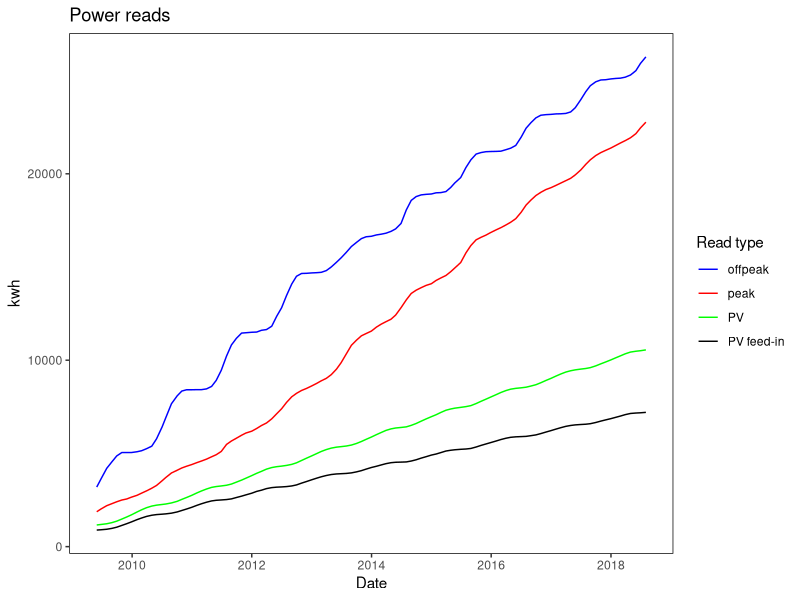
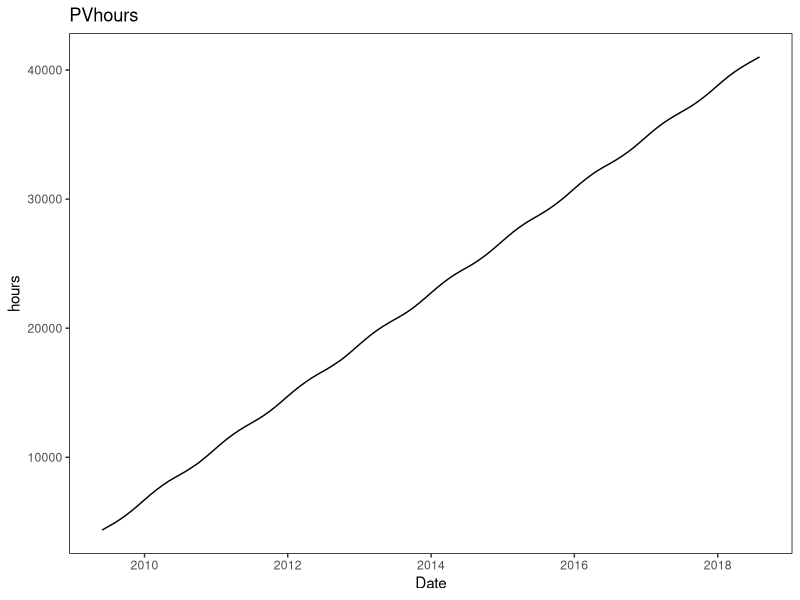
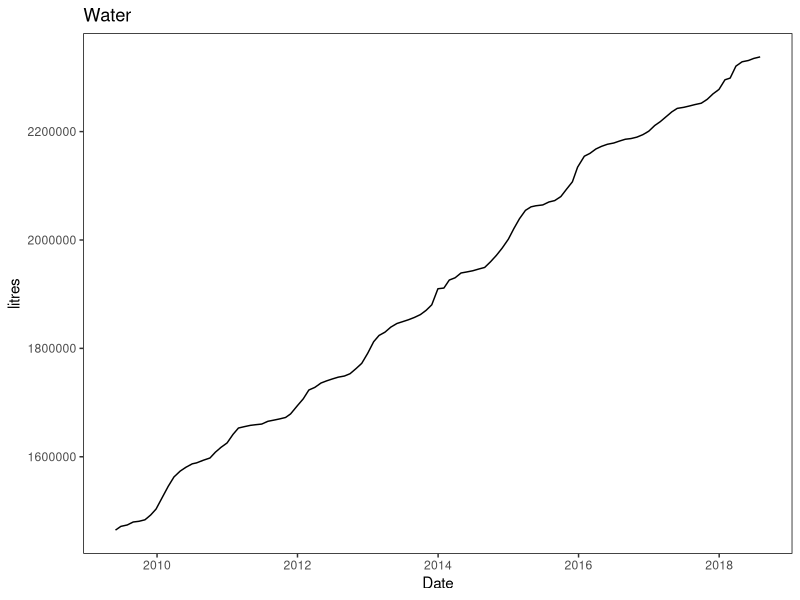
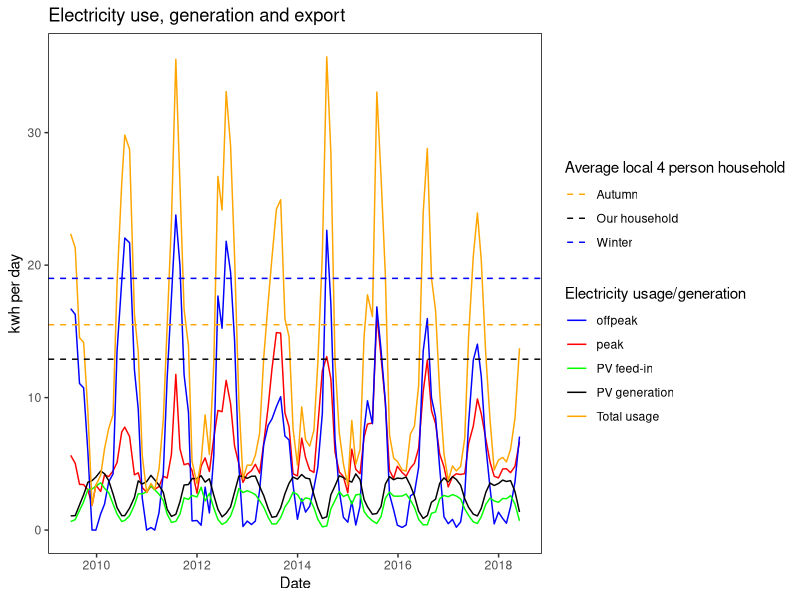
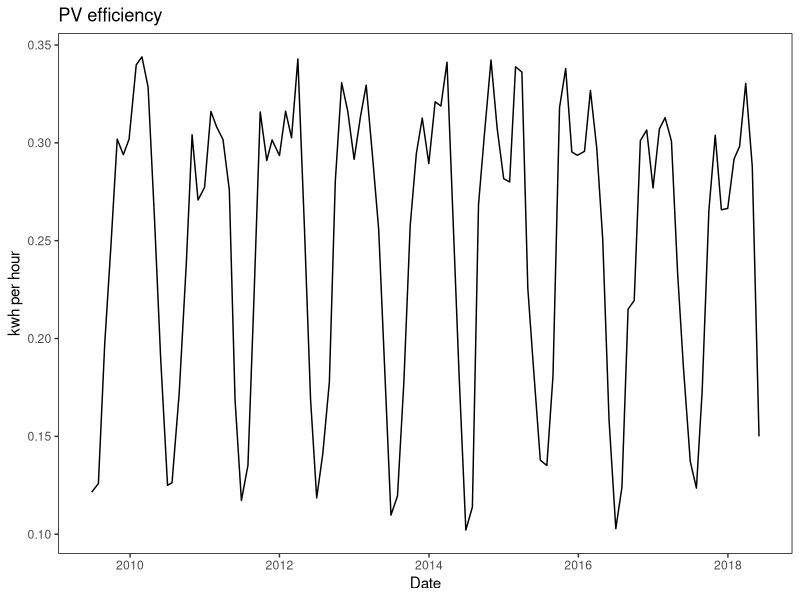
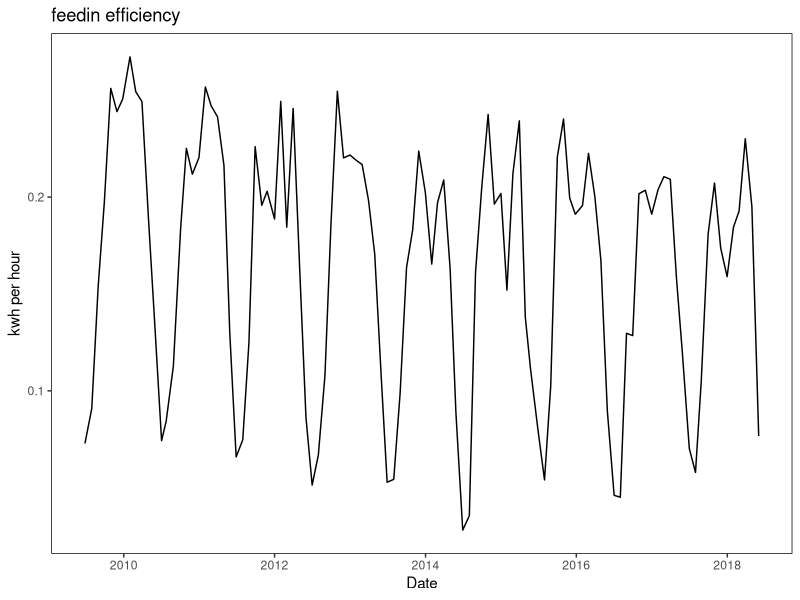
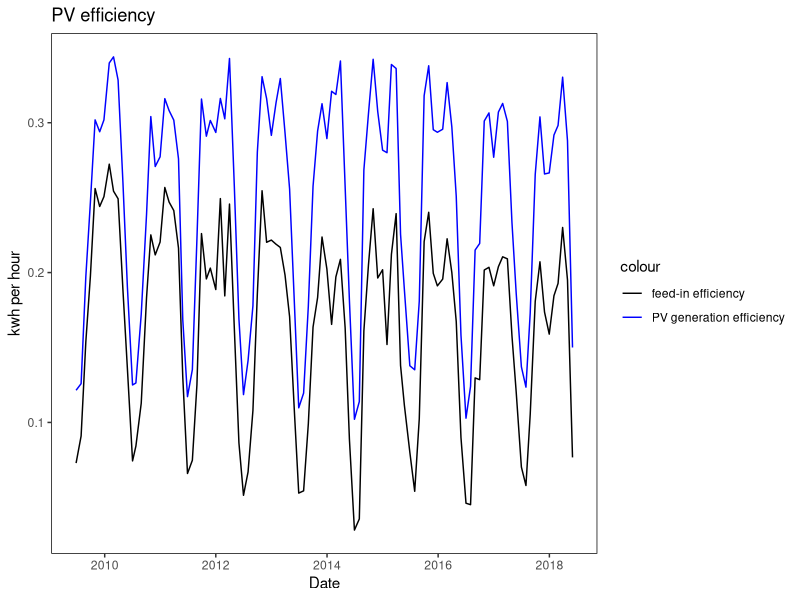
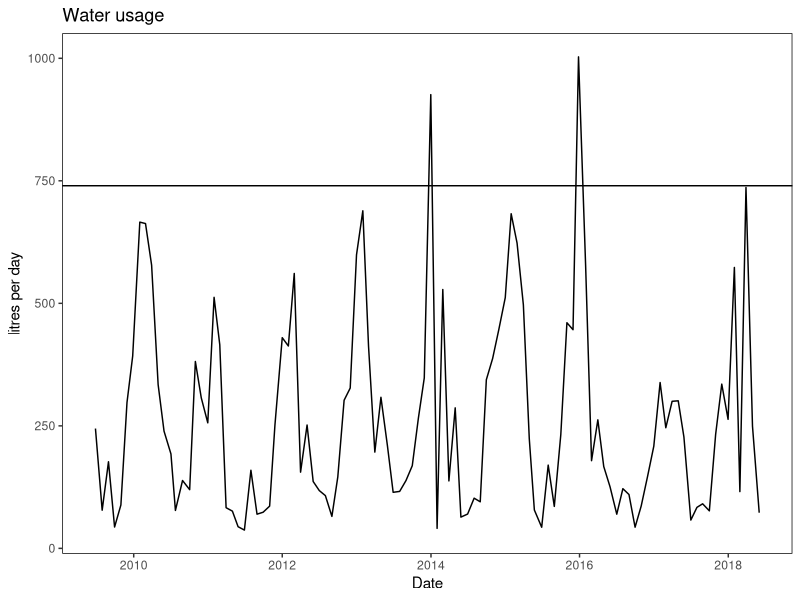

Here is the R script that generated these plots, in order:
library(tidyverse)

meterreads <- read_csv("data/meterreads.csv")
meterreads

#plot power reads i.e. peak, offpeak and PV

ggplot(meterreads, aes(x = date)) + 
  geom_line(aes(y = peak_reading, colour = "peak")) +
  geom_line(aes(y = offpeak_reading, colour = "offpeak")) +
  geom_line(aes(y = PV_reading, colour = "PV")) +
  geom_line(aes(y = feedin_reading, colour = "PV feed-in")) +
  labs(x = "Date", y = "kwh", title = "Power reads", colour = "Read type") +
  scale_color_manual(values = c("blue","red","green","black")) +
  theme(panel.background = element_rect(fill = "white"),
        panel.border = element_rect(fill = NA))

# plot PV hours in a seperate graph

ggplot(meterreads, aes(x = date, y = PVhours_reading)) +
  geom_line() +
  labs(x = "Date", y = "hours", title = "PVhours") +
  theme(panel.background = element_rect(fill = "white"),
        panel.border = element_rect(fill = NA))

# plot water reading in a seperate graph

ggplot(meterreads, aes(x = date, y = water_reading)) + 
  geom_line() +
  labs(x = "Date", y = "litres", title = "Water") +
  theme(panel.background = element_rect(fill = "white"),
        panel.border = element_rect(fill = NA))

# make a new tibble called 'usage' from 'meterreads' and
# add a column called peak_usage by using mutate and lag
# mutate makes a new column called peak_usage by starting with peak_reading and subtracting a value
# this value is also from the peak_reading column, but by using lag it is from the previous row.

usage <- meterreads %>% 
  mutate(peak_usage = peak_reading - 
           lag(peak_reading, default = first(peak_reading)))

# now repeat the process for the other readings

usage <- usage %>% 
  mutate(offpeak_usage = offpeak_reading -
           lag(offpeak_reading, default = first(offpeak_reading)))

usage <- usage %>% 
  mutate(feedin_usage = feedin_reading -
           lag(feedin_reading, default = first(feedin_reading)))

usage <- usage %>% 
  mutate(PV_usage = PV_reading -
           lag(PV_reading, default = first(PV_reading)))

usage <- usage %>% 
  mutate(PVhours_usage = PVhours_reading -
           lag(PVhours_reading, default = first(PVhours_reading)))

usage <- usage %>% 
  mutate(water_usage = water_reading -
           lag(water_reading, default = first(water_reading)))

usage <- usage %>% 
  mutate(days = as.integer(date -
           lag(date, default = first(date))))

usage <- slice(usage, -1)

usage <- slice(usage, -110)

usage <- slice(usage, -109)

usage

# make a new table called perday.  divide usage by number of days to get usage per day.

perday <- usage %>% 
  mutate(peak_perday = peak_usage / days)

perday <- perday %>% 
  mutate(offpeak_perday = offpeak_usage / days)

perday <- perday %>% 
  mutate(totalusage_perday = peak_perday + offpeak_perday)

perday <- perday %>% 
  mutate(feedin_perday = feedin_usage / days)

perday <- perday %>% 
  mutate(PVgen_perday = PV_usage / days)

perday <- perday %>% 
  mutate(PVhours_perday = PVhours_usage / days)

perday <- perday %>% 
  mutate(water_perday = water_usage / days)

perday <- perday %>% 
  mutate(PVefficiency = PVgen_perday / PVhours_perday)

perday <- perday %>% 
  mutate(feedinefficiency = feedin_perday / PVhours_perday)

perday

# lets try plotting this stuff...

# Electricity overview in kwh per day
# How to put hlines with legends in
ggplot(perday, aes(x = date)) + 
  geom_line(aes(y = peak_perday, colour = "peak")) +
  geom_line(aes(y = offpeak_perday, colour = "offpeak")) +
  geom_line(aes(y = PVgen_perday, colour = "PV generation")) +
  geom_line(aes(y = feedin_perday, colour = "PV feed-in")) +
  geom_line(aes(y = totalusage_perday, colour = "Total usage")) +
  labs(x = "Date", y = "kwh per day", title = "Electricity use, generation and export", colour = "Electricity usage/generation") +
  scale_color_manual(values = c("blue","red","green","black", "orange")) +
  geom_hline(aes(yintercept = 15.5, linetype = "Autumn"), colour = "orange") + 
  geom_hline(aes(yintercept = 19, linetype = "Winter"), colour = "blue") +
  geom_hline(aes(yintercept = 12.9, linetype = "Our household"), colour = "black") +
  theme(panel.background = element_rect(fill = "white"),
        panel.border = element_rect(fill = NA)) +
  scale_linetype_manual(name = "Average local 4 person household", values = c(2, 2, 2), 
                        guide = guide_legend(override.aes = list(color = c("orange", "black", "blue"))))


# average household usage from energymadeeasy.gov.au.  
# 4 person household postcode 5051
# Summer 15.7; Autumn 15.5; WInter 19.0; Spring 16.1 kWh 

ggplot(perday, aes(x = date, y = PVefficiency)) + 
  geom_line() +
  labs(x = "Date", y = "kwh per hour", title = "PV efficiency") +
  theme(panel.background = element_rect(fill = "white"),
        panel.border = element_rect(fill = NA))

ggplot(perday, aes(x = date, y = feedinefficiency)) + 
  geom_line() +
  labs(x = "Date", y = "kwh per hour", title = "feedin efficiency") +
  theme(panel.background = element_rect(fill = "white"),
        panel.border = element_rect(fill = NA))

ggplot(perday, aes(x = date)) + 
  geom_line(aes(y = PVefficiency, colour = "PV generation efficiency")) +
  geom_line(aes(y = feedinefficiency, colour = "feed-in efficiency")) +
  labs(x = "Date", y = "kwh per hour", title = "PV efficiency") +
  scale_color_manual(values = c("black","blue")) +
  theme(panel.background = element_rect(fill = "white"),
        panel.border = element_rect(fill = NA))

# Water use

ggplot(perday, aes(x = date, y = water_perday)) + 
  geom_line() +
  labs(x = "Date", y = "litres per day", title = "Water usage") +
  geom_hline(yintercept=740) +
  theme(panel.background = element_rect(fill = "white"),
        panel.border = element_rect(fill = NA))

# have put in some hlines to give seasonal averages for usage of 4 person households
# calculate average total usage per day and add in an hline.

mean(perday$totalusage_perday, na.rm = TRUE)

# I feel the need to clean out the unnecesary data and make a new table.

eUGE1 <-  
  select(perday,"date","peak_perday","offpeak_perday","totalusage_perday",
         "PVgen_perday","feedin_perday","PVhours_perday","PVefficiency", "feedinefficiency")


# got rid of other data and trimmed to give 9 complete years

monthlist1 <- c(6,7,8,9,10,11,12)
monthlist2 <- c(1,2,3,4,5,6,7,8,9,10,11,12)
monthlist3 <- c(1,2,3,4,5)
monthlist <- c(monthlist1, monthlist2, monthlist2, monthlist2, monthlist2, monthlist2, monthlist2, monthlist2, monthlist2, monthlist3)

# Make eUGE2 which has a month list

eUGE2 <- eUGE1 %>% 
  mutate(month = as.factor(monthlist))

# Make a year list
yearlist1 <- c(2009,2009,2009,2009,2009,2009,2009)
yearlist2 <- c(2010,2010,2010,2010,2010,2010,2010,2010,2010,2010,2010,2010)
yearlist3 <- yearlist2 + 1
yearlist4 <- yearlist2 + 2
yearlist5 <- yearlist2 + 3
yearlist6 <- yearlist2 + 4
yearlist7 <- yearlist2 + 5
yearlist8 <- yearlist2 + 6
yearlist9 <- yearlist2 + 7
yearlist10 <- c(2018,2018,2018,2018,2018)

yearlist <- c(yearlist1,yearlist2,yearlist3,yearlist4,yearlist5,yearlist6,yearlist7,yearlist8,yearlist9,yearlist10)

# Add year list to eUGE2

eUGE2 <- eUGE2 %>% 
  mutate(year = as.factor(yearlist))

# Make a season list

seasonlist1 <- c('Winter', 'Winter', 'Winter', 'Spring', 'Spring', 'Spring', 'Summer')
seasonlist2 <- c('Summer', 'Summer', 'Autumn', 'Autumn', 'Autumn')
seasonlist3 <- c(seasonlist2, seasonlist1)
seasonlist <- c(seasonlist1, seasonlist3, seasonlist3, seasonlist3, seasonlist3, seasonlist3, seasonlist3, seasonlist3, seasonlist3, seasonlist2)
seasonlist

eUGE3 <- eUGE2 %>% 
  mutate(season = as.factor(seasonlist))

eUGE3

# Some more exploratory plots.  Need to figure out how to get a better colour scheme.

# Peak

#Figured out how join points properly!

ggplot(eUGE3, aes(x = as.factor(month), y = peak_perday, colour = year, group = year)) +
  geom_point(size = 4, alpha = 0.7) +
  labs(x = "Month", y = "kWh per day", title = "Peak usage") +
  theme(panel.background = element_rect(fill = "white"),
        panel.border = element_rect(fill = NA)) +
  scale_color_viridis_d() +
  geom_line()

#Need to update all of the other plots...

ggplot(eUGE3, aes(x = as.factor(month), y = peak_perday, colour = season)) +
  geom_point() +
  labs(x = "Month", y = "kWh per day", title = "Peak usage") +
  scale_color_manual(values = c("orange","green","red", "blue")) +
  theme(panel.background = element_rect(fill = "white"),
        panel.border = element_rect(fill = NA))

#ggsave(AugustWithoutOutlier, path = "~/results/")

# Offpeak

ggplot(eUGE3, aes(x = as.factor(month), y = offpeak_perday, colour = year, group = year)) +
  geom_point(size = 4, alpha = 0.7) +
  labs(x = "Month", y = "kWh per day", title = "OffPeak usage") +
  theme(panel.background = element_rect(fill = "white"),
        panel.border = element_rect(fill = NA)) +
  scale_color_viridis_d() +
  geom_line()

ggplot(eUGE3, aes(x = as.factor(month), y = offpeak_perday, colour = season)) +
  geom_point(aes(size = 1.5, alpha = 0.7)) +
  labs(x = "Month", y = "kWh per day", title = "OffPeak usage") +
  scale_color_manual(values = c("orange","green","red", "blue")) +
  theme(panel.background = element_rect(fill = "white"),
        panel.border = element_rect(fill = NA))

# Total usage

ggplot(eUGE3, aes(x = as.factor(month), y = totalusage_perday, colour = year, group = year)) +
  geom_point(size = 4, alpha = 0.7) +
  labs(x = "Month", y = "kWh per day", title = "Total usage") +
  theme(panel.background = element_rect(fill = "white"),
        panel.border = element_rect(fill = NA)) +
  scale_color_viridis_d() +
  geom_line()

ggplot(eUGE3, aes(x = as.factor(month), y = totalusage_perday, colour = season)) +
  geom_point(size = 4, alpha = 0.5) +
  labs(x = "Month", y = "kWh per day", title = "Total usage") +
  scale_color_manual(values = c("orange","green","red", "blue")) +
  theme(panel.background = element_rect(fill = "white"),
        panel.border = element_rect(fill = NA)) +
  geom_hline(aes(yintercept = 15.7, linetype = "Local Summer ave"), colour = "red") + # average for local summer
  geom_hline(aes(yintercept = 15.5, linetype = "Local Autumn ave"), colour = "orange") + # average for local autumn
  geom_hline(aes(yintercept = 19.0, linetype = "Local Winter ave"), colour = "blue") + # average for local winter
  geom_hline(aes(yintercept = 16.1, linetype = "Local Spring ave"), colour = "green") + # average for local spring
  geom_hline(aes(yintercept = 12.9, linetype = "Our average"), colour = "black") + # average for our household
  scale_linetype_manual(name = "Average local 4 person household", values = c(2, 2, 2, 2, 2), 
                          guide = guide_legend(override.aes = list(color = c("orange", "green", "red","blue", "black"))))
    
mean(eUGE3 $totalusage_perday)


# Energymadeeasy.gov.au household usage 4 person no pool
#AHsummer <- 15.7
#AHautumn <- 15.5
#AHwinter <- 19.0
#AHspring <- 16.1
#AHave <- 16.5

# PV

ggplot(eUGE3, aes(x = as.factor(month), y = PVgen_perday, colour = year, group = year)) +
  geom_point(size = 4, alpha = 0.7) +
  labs(x = "Month", y = "kWh per day", title = "PV generation") +
  theme(panel.background = element_rect(fill = "white"),
        panel.border = element_rect(fill = NA)) +
  scale_color_viridis_d() +
  geom_line()

ggplot(eUGE3, aes(x = as.factor(month), y = feedin_perday, colour = year, group = year)) +
  geom_point(size = 4, alpha = 0.7) +
  labs(x = "Month", y = "kWh per day", title = "PV feedin") +
  theme(panel.background = element_rect(fill = "white"),
        panel.border = element_rect(fill = NA)) +
  scale_color_viridis_d() +
  geom_line()

ggplot(eUGE3, aes(x = as.factor(month), y = PVhours_perday, colour = year, group = year)) +
  geom_point(size = 4, alpha = 0.7) +
  labs(x = "Month", y = "kWh per day", title = "PV hours") +
  theme(panel.background = element_rect(fill = "white"),
        panel.border = element_rect(fill = NA)) +
  scale_color_viridis_d() +
  geom_line()

ggplot(eUGE3, aes(x = as.factor(month), y = PVefficiency, colour = year, group = year)) +
  geom_point(size = 4, alpha = 0.7) +
  labs(x = "Month", y = "kWh per day", title = "PV generation efficiency") +
  theme(panel.background = element_rect(fill = "white"),
        panel.border = element_rect(fill = NA)) +
  scale_color_viridis_d() +
  geom_line()

ggplot(eUGE3, aes(x = as.factor(month), y = feedinefficiency, colour = year, group = year)) +
  geom_point(size = 4, alpha = 0.7) +
  labs(x = "Month", y = "kWh per day", title = "PV feed-in efficiency") +
  theme(panel.background = element_rect(fill = "white"),
        panel.border = element_rect(fill = NA)) +
  scale_color_viridis_d() +
  geom_line()

# PV performance - generation

ggplot(eUGE3, aes(x = PVhours_perday, y = PVgen_perday, colour = month)) +
  geom_point(size = 4, alpha = 0.7) +
  labs(x = "Hours of operation", y = "kWh generated", title = "PV generation performance") +
  theme(panel.background = element_rect(fill = "white"),
        panel.border = element_rect(fill = NA))

# PV performance - export

ggplot(eUGE3, aes(x = PVhours_perday, y = feedin_perday, colour = month)) +
  geom_point(size = 4, alpha = 0.7) +
  labs(x = "Hours of operation", y = "kWh exported", title = "PV export performance") +
  theme(panel.background = element_rect(fill = "white"),
        panel.border = element_rect(fill = NA))


 
write.csv(eUGE3, file = "eUGE3.csv")

# It's interesting to note that a few things have happened in our household
# 1st child was born July 2011.  An RCAC was installed that summer.
# 2nd child born January 2014.  Time at home has changed with part-time hours etc.
# We've been playing with the mix of RCAC and heatbank (offpeak) for heating.
# Off peak kicks in in summer when visitors are over due to supplementary HWS.
# PV efficiency dips at he height of summer - sun rises and sets south of E and W.
# We also have rainfall data, and climate data can be downloaded from BOM. 
# Together with daily (rather than monthly) data, there may be some interesting correlations.
